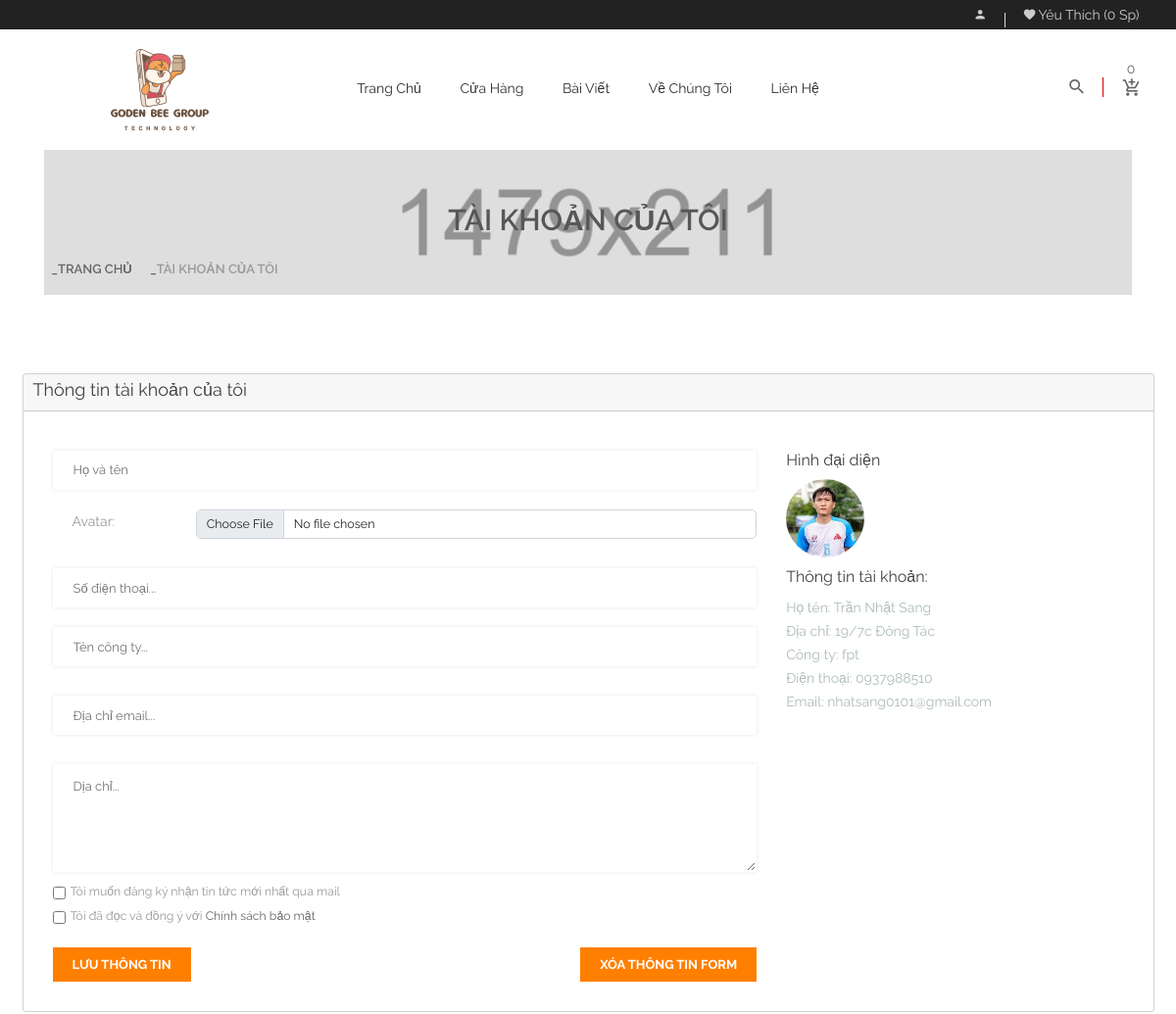
Page /site/index.php?act=settingaccount (signed in, upper part) on the earlier database version.
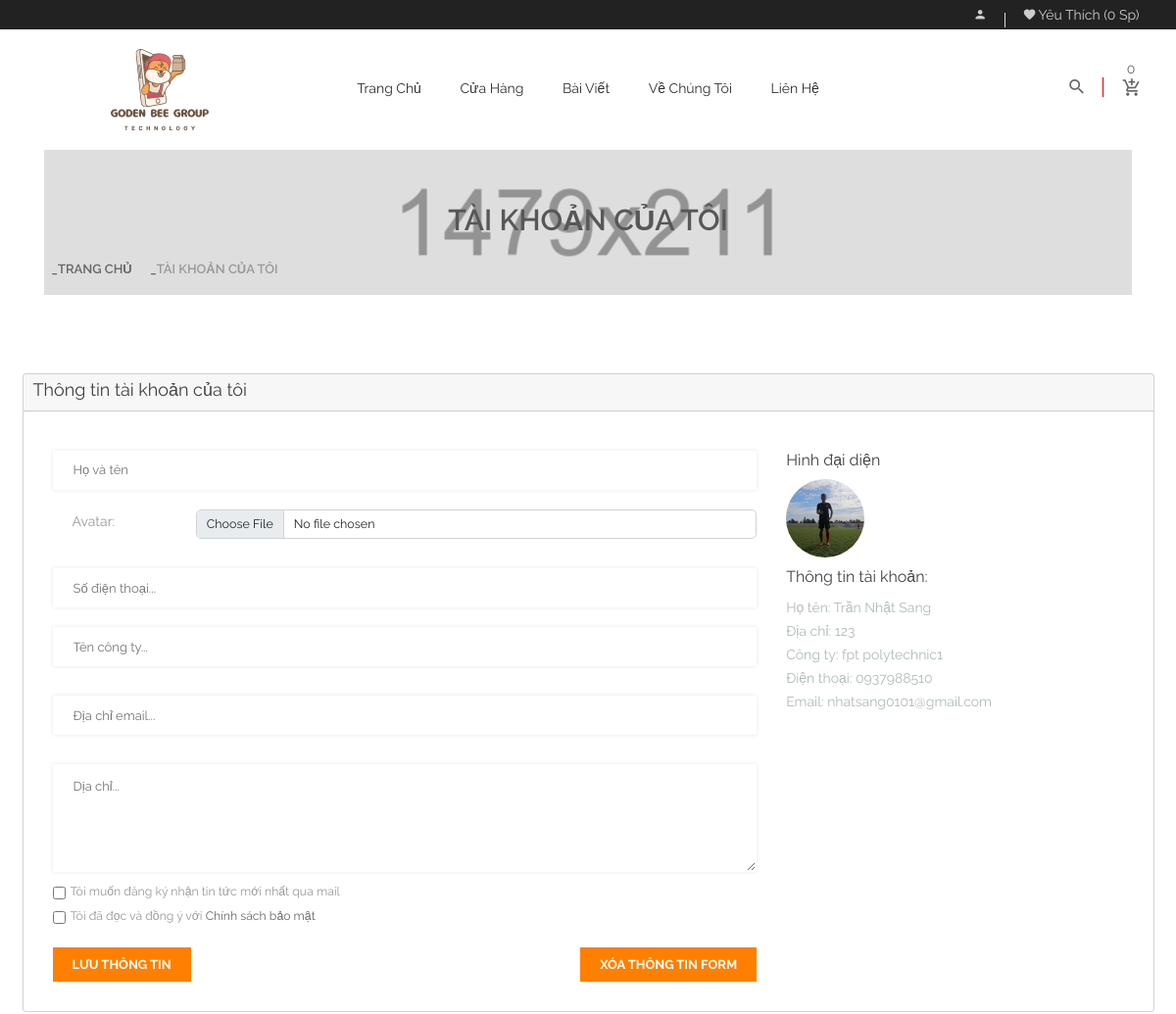
Same page on the later database version.
### tables this page shows
CREATE TABLE `tbl_nguoidung` (
  `id` int(10) NOT NULL,
  `tai_khoan` varchar(50) DEFAULT NULL,
  `mat_khau` varchar(50) NOT NULL,
  `ho_ten` varchar(50) NOT NULL,
  `diachi` varchar(255) DEFAULT NULL,
  `shipping_id` int(9) NOT NULL,
  `sodienthoai` varchar(11) NOT NULL,
  `kich_hoat` tinyint(1) NOT NULL DEFAULT 1,
  `hinh_anh` varchar(255) DEFAULT NULL,
  `email` varchar(50) NOT NULL,
  `vai_tro` tinyint(1) NOT NULL DEFAULT 3,
  `congty` varchar(50) DEFAULT NULL,
  `default_payment` varchar(15) DEFAULT 'codpayment'
);

### pdo-library.php (called while the page is built, shortened)
<?php
function pdo_get_connection()
{
    $servername = "localhost";
    $username = "root";
    $password = "";
    try {
        $conn = new PDO("mysql:host=$servername;dbname=duan1_database;charset=utf8", $username, $password);
        $conn->setAttribute(PDO::ATTR_ERRMODE, PDO::ERRMODE_EXCEPTION);
    } catch (PDOException $e) {
        echo "Connection failed: " . $e->getMessage();
    }
    return $conn;
}
function pdo_query_one($sql)
{
    $sql_args = array_slice(func_get_args(), 1);
    try {
        $conn = pdo_get_connection();
        $stmt = $conn->prepare($sql);
        $stmt->execute($sql_args);
        $row = $stmt->fetch(PDO::FETCH_ASSOC);
        return $row;
    } catch (PDOException $e) {
        throw $e;
    } finally {
        unset($conn);
    }
}

### DAO/user.php (called while the page is built, shortened)
<?php
function user_select_by_id($iduser)
{
    $sql = "SELECT * FROM tbl_nguoidung WHERE id=?";
    return pdo_query_one($sql, $iduser);
}

### site/view/pages/account/my-account.php (the view, shortened to what the changed rows need)
<div class="breadcrumbs-section plr-200 mb-80 section">
    <div class="breadcrumbs overlay-bg">
        <div class="container">
            <div class="row">
                <div class="col-lg-12">
                    <div class="breadcrumbs-inner">
                        <h1 class="breadcrumbs-title">Tài khoản của tôi</h1>
                        <ul class="breadcrumb-list">
                            <li><a href="index.html">Trang chủ</a></li>
                            <li>Tài khoản của tôi</li>
                        </ul>
                    </div>
                </div>
            </div>
        </div>
    </div>
</div>
<div id="page-content" class="page-wrapper section">
    <div class="login-section mb-80">
        <div class="container">
            <div class="row">
                <div class="col-lg-12 ">
                    <div class="my-account-content" id="accordion">
                        <div class="card mb-15">
                            <div class="card-header" id="headingOne">
                                <h4 class="card-title">
                                    <a href="#" data-bs-toggle="collapse" data-bs-target="#collapseOne"
                                        aria-expanded="true" aria-controls="collapseOne">Thông tin tài khoản của tôi</a>
                                </h4>
                            </div>
                            <div id="collapseOne" class="collapse show" aria-labelledby="headingOne"
                                data-bs-parent="#accordion">
                                <div class="card-body p-5">
                                    <div class="row">
                                        <div class="col-md-8">
                                            <form onsubmit="updateInfo()" action="./index.php?act=updateaccount"
                                                method="POST" enctype="multipart/form-data">
                                                <div class="new-customers">
                                                    <div class="">
                                                        <div class="row">
                                                            <div class="col-md-1w">
                                                                <input type="text" name="ho_ten"
                                                                    placeholder="Họ và tên">
                                                            </div>
                                                            <div class="mb-20 d-flex align-content-center">
                                                                <label for="formFileMultiple"
                                                                    class="form-label pl-20 w-25">Avatar:
                                                                </label>
                                                                <input class="form-control form-control-lg" type="file"
                                                                    name="hinh_anh" id="formFileMultiple">
                                                            </div>
                                                        </div>
                                                        <div class="form-group">
                                                            <input type="text" name="sodienthoai"
                                                                placeholder="Số điện thoại...">
                                                        </div>
                                                        <input type="text" name="companyname"
                                                            placeholder="Tên công ty...">
                                                        <div class="form-group">
                                                            <input type="text" name="email"
                                                                placeholder="Địa chỉ email...">
                                                        </div>
                                                        <div class="form-group">
                                                            <textarea name="diachi" class="custom-textarea"
                                                                placeholder="Dịa chỉ..."></textarea>
                                                        </div>
                                                        <div class="checkbox">
                                                            <label class="mr-10">
                                                                <small>
                                                                    <input type="checkbox" name="signup">Tôi muốn đăng
                                                                    ký
                                                                    nhận tin
                                                                    tức mới nhất qua mail
                                                                </small>
                                                            </label>
                                                            <br>
                                                            <label>
                                                                <small>
                                                                    <input type="checkbox" name="signup">Tôi đã đọc và
                                                                    đồng
                                                                    ý với <a href="index.php?act=privacy-policy">Chính
                                                                        sách
                                                                        bảo mật</a>
                                                                </small>
                                                            </label>
                                                        </div>
                                                        <div class="row">
                                                            <div class="col-md-6">
                                                                <input name="updateacountinfobtn"
                                                                    class="submit-btn-1 mt-20 btn-hover-1" type="submit"
                                                                    value="Lưu thông tin" />
                                                            </div>
                                                            <div class="col-md-6">
                                                                <button type="reset"
                                                                    class="submit-btn-1 mt-20 btn-hover-1 f-right"
                                                                    type="reset">Xóa thông tin form</button>
                                                            </div>
                                                        </div>
                                                    </div>
                                                </div>
                                            </form>
                                        </div>
                                        <div class="col-md-4">
                                            <?php include "./view/pages/account/account-info.php";?>
                                        </div>
                                    </div>
                                </div>
                            </div>
                        </div>
                    </div>
                    <br>
                </div>
            </div>
        </div>
    </div>
</div>
</div>

### site/view/pages/account/account-info.php (shortened to what the changed rows need)
<h5 class="my-3">Hình đại diện</h5>
<?php
if (isset($_SESSION['iduser'])) {
    $iduser = $_SESSION['iduser'];
    $user = user_select_by_id($iduser);
}
$imgUrl = substr($user['hinh_anh'], 0, 4) == "http" ? $user['hinh_anh'] : "../uploads/" . $user['hinh_anh'];
?>
<img src="<?php echo $imgUrl ?>" alt="fsdf" style="width: 8rem; height: 8rem; object-fit: cover; border-radius: 50%"
    class="account-img">
<h5 class="mt-3">Thông tin tài khoản: </h5>
<ul>
    <li>
        Họ tên: <?php echo $user['ho_ten']; ?>
    </li>
    <li>
        Địa chỉ: <?php echo $user['diachi']; ?>
    </li>
    <li>
        Công ty: <?php echo $user['congty']; ?>
    </li>
    <li>
        Điện thoại: <?php echo $user['sodienthoai']; ?>
    </li>
    <li>
        Email: <?php echo $user['email']; ?>
    </li>
</ul>

Differences in the rows shown:
changed tbl_nguoidung "Trần Nhật Sang": hinh_anh: a different picture; diachi "19/7c Đông Tác" → "123"; congty "fpt" → "fpt polytechnic1"
